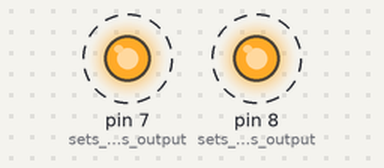
Bench run of a sketch on a simulated Arduino Uno, built with avr-gcc and run on an emulated ATmega328P. On the bench: output pins drawn as LEDs (lit = HIGH). Dashed ring = blinking. What the sketch prints to the serial monitor is not drawn.

Above: at 0.19 s.
Timing chart, 0 to 3.0 s (numbered marks = the images above):
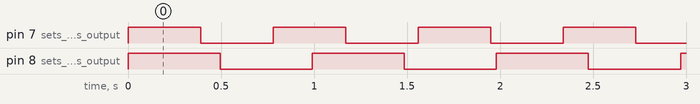

Measured:
- by itself, pin 7 (sets_up_pin_7_as_output): alternates HIGH for 0.39 s and LOW for 0.39 s
- by itself, pin 8 (sets_up_pin_8_as_output): alternates HIGH for 0.50 s and LOW for 0.50 s
- by itself, everything shown: repeats every 25.7 s, in 118 steps

The sketch:

Lab1JaztinTabunda.ino
```cpp
/*
Jaztin Tabunda
Lab 1 - using FreeRTOS on Arduino -Will do today in class
COMP 522 - V. Bhatt
4-6-2023
*/


#include <Arduino_FreeRTOS.h> //this line of code includes the FreeRTOS Library

void TaskBlink1( void *pvParameters ); //this line of code defines the method and the parameters of TaskBlink1. the parameter points to the address location of parameter being passed

void TaskBlink2( void *pvParameters ); //this line of code defines the method and the parameters of TaskBlink2. the parameter points to the address location of parameter being passed

void Taskprint( void *pvParameters ); //this line of code defines the method and the parameters of Taskprint. the parameter points to the address location of parameter being passed

void setup() {
  // initialize serial communication at 9600 bits per second:
  Serial.begin(9600);
  //this is how you create a task.
  //Essentially (name of function, string name of task, number of words stack can hold, any parameters that are being passed into method,
  //priority being served, can be used for handler of task)
  //in these 3 cases, the number of words is 128
  xTaskCreate(TaskBlink1, "task1", 128, NULL, 0, NULL);
  xTaskCreate(TaskBlink2, "task2", 128, NULL,  1, NULL);
  xTaskCreate(Taskprint, "task3", 128, NULL, 2, NULL);
  vTaskStartScheduler(); //this is needed to start scheduling tasks whichever has the highest priority is done first
}

void loop()
{}

void TaskBlink1(void *pvParameters)
{
  pinMode(8, OUTPUT); //sets up pin 8 as output
  while(1) //infinite while loop until task scheduler transfers control to another task
  {
    Serial.println("Task1");
    digitalWrite(8, HIGH);   //turns on led
    vTaskDelay( 500 / portTICK_PERIOD_MS ); //special delay when using FreeRTOS
    digitalWrite(8, LOW);    //turns off led
    vTaskDelay( 500 / portTICK_PERIOD_MS ); //special delay when using FreeRTOS
  }
}

void TaskBlink2(void *pvParameters)
{
  pinMode(7, OUTPUT); //sets up pin 7 as output
  while(1) //infinite while loop until task scheduler transfers control to another task
  {
    Serial.println("Task2");
    digitalWrite(7, HIGH);   //turns on led
    vTaskDelay( 400 / portTICK_PERIOD_MS ); //special delay when using FreeRTOS
    digitalWrite(7, LOW);   //turns off led
    vTaskDelay( 400 / portTICK_PERIOD_MS ); //special delay when using FreeRTOS
  }

}

void Taskprint(void *pvParameters)  {

  int counter = 0; //counts how many times the this task is ran
  while(1) //infinite while loop until task scheduler transfers control to another task
  {
    counter++; //increments count everytime this task is ran
    Serial.println(counter);
    vTaskDelay(500 / portTICK_PERIOD_MS);    //special delay for FreeRTOS
  }
}
```
